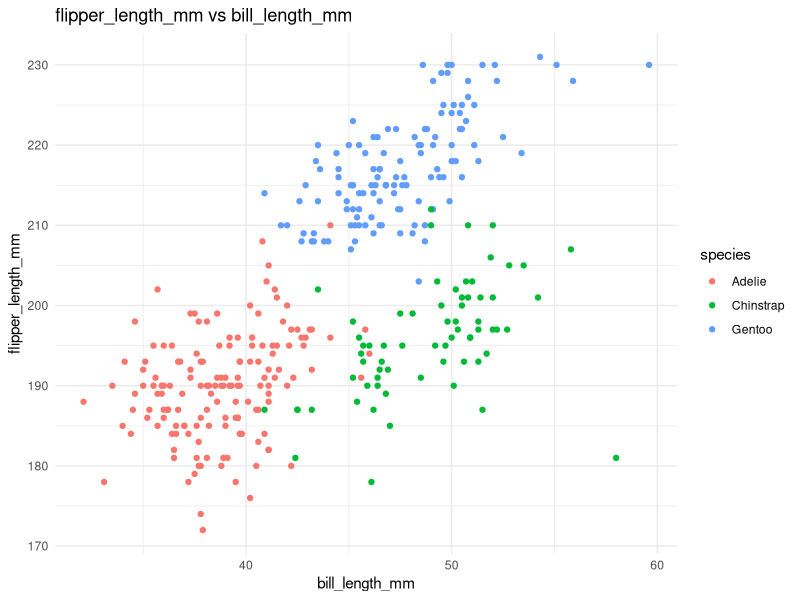

Here is the R script that generated this plot:
## ---- chunk 1
library(ggplot2)
## ---- chunk 2
# load in the penguins dataset
data("penguins", package = "palmerpenguins")
## ---- chunk 3
skimr::skim(penguins)
## ---- chunk 4
# look at the actual table
View(penguins)
## ---- chunk 5
# output the number of columns and rows for the dataset
ncol(penguins)
nrow(penguins)
## ---- chunk 6
# ggplot() is used to load the penguins dataset with bill length on x-axis and flipper length on y-axis. The color is set to correspond species. geom_point() is used to generate scatter plot, and theme_minimal to change the gray background to white. labs() is used to specify plot title.

bill_flipper_plot = ggplot(data = penguins, aes(x = bill_length_mm, y = flipper_length_mm, color = species)) +
  geom_point() +
  theme_minimal() +
  labs(title = "flipper_length_mm vs bill_length_mm")
## ---- chunk 7
# save the scatter plot above locally as a pdf
ggsave(filename = "hw1_plot.pdf", plot = bill_flipper_plot)
